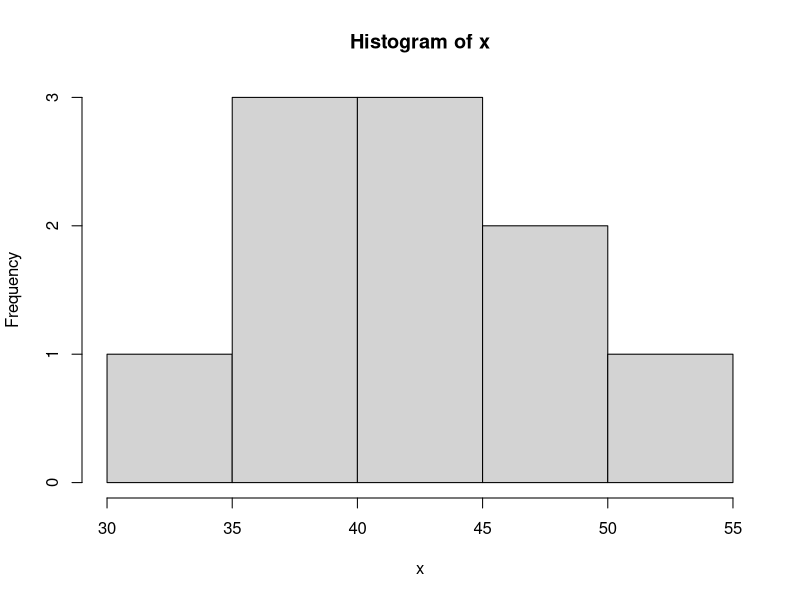
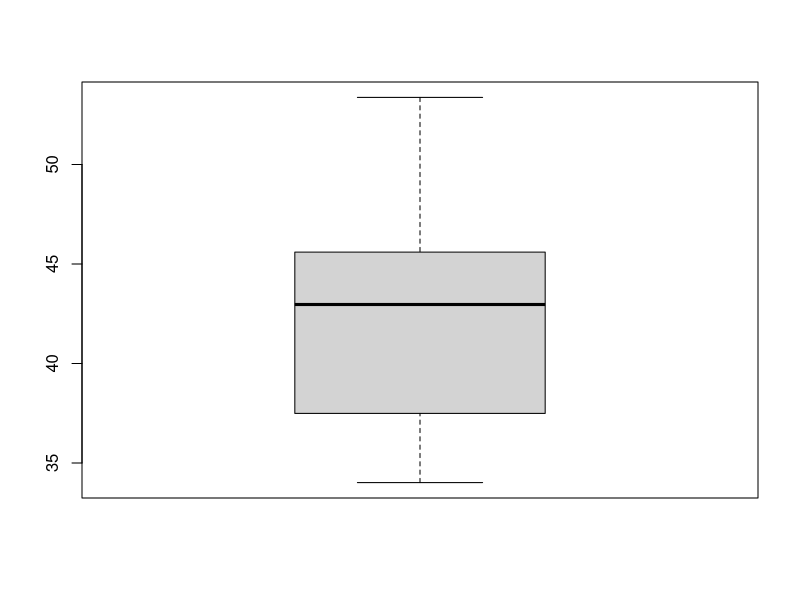

The R script that drew these images, in order:
#http://www.r-tutor.com/elementary-statistics/probability-distributions/student-t-distribution
#http://www.r-tutor.com/elementary-statistics/hypothesis-testing/two-tailed-test-population-mean-known-variance

#http://www.sthda.com/english/wiki/t-test
#https://www.statology.org/generate-normal-distribution-in-r/
#http://www.sthda.com/english/wiki/one-sample-t-test-in-r


#1
# H0 = mu0 = 50.0
# Ha = mu0 < 50.0 (teste unilateral a esquerda)

xbar  = 48.2          # sample mean 
mu0   = 50.0          # hypothesized value 
sigma = 7.81          # sample standard deviation 
n = 10                # sample size 
alpha = 0.01          # 1% of significance 
tcal = (xbar-mu0)/(sigma/sqrt(n)) 
print(tcal)           # test statistic 

ttab = qt(alpha, df=n-1)   # df = degrees of freedom   -> unilateral test 
                           #to do bilateral test use alpha/2 
print(ttab)

if (abs(tcal) > abs(ttab)) {
  print("Rejeita-se H0")

} else {
  print("Aceita-se H0")
}

#2
# H0 = mu0 = 8000
# Ha = mu0 > 8000 (teste unilateral a direita)

xbar  = 8250          # sample mean 
mu0   = 8000          # hypothesized value 
sigma = 145           # population standard deviation 
n = 6                 # sample size 
alpha = 0.05          # 5% of significance 

tcal = (xbar-mu0)/(sigma/sqrt(n)) 
print(tcal)           # test statistic 

ttab = qt(alpha, df=n-1)   # df = degrees of freedom   -> unilateral test 
#to do bilateral test use alpha/2 
print(ttab)

if (abs(tcal) > abs(ttab)) {
  print("Rejeita-se H0")
  
} else {
  print("Aceita-se H0")
}

#3
# H0 = mu0 = 600
# Ha = mu0 < 600 (teste unilateral a esquerda)

xbar  = 596.25        # sample mean 
mu0   = 600           # hypothesized value 
sigma = 14.06         # population standard deviation 
n = 50                # sample size 
alpha = 0.01          # 1% of significance 

tcal = (xbar-mu0)/(sigma/sqrt(n)) 
print(tcal)           # test statistic 

ttab = qt(alpha, df=n-1)   # df = degrees of freedom   -> unilateral test 
#to do bilateral test use alpha/2 
print(ttab)

if (abs(tcal) > abs(ttab)) {
  print("Rejeita-se H0")
} else {
  print("Aceita-se H0")
}

#4
# H0 = mu0 =  0.85
# Ha = mu0 != 0.85 (teste bilateral)

xbar  = 0.87          # sample mean 
mu0   = 0.85          # hypothesized value 
sigma = 0.01          # population standard deviation 
n = 8                 # sample size 
alpha = 0.05          # 5% of significance 

tcal = (xbar-mu0)/(sigma/sqrt(n)) 
print(tcal)           # test statistic 

ttab = qt(alpha/2, df=n-1)   # df = degrees of freedom   -> unilateral test 
#to do bilateral test use alpha/2 
print(ttab)

if (abs(tcal) > abs(ttab)) {
  print("Rejeita-se H0")
} else {
  print("Aceita-se H0")
}


#or generate data using rnorm

xbar <- 48.2  # or whatever your mean is
sd   <- 7.81
n    <- 10    # the number of random values you wish to generate.

# H0 = mu0 = 50.0
# Ha = mu0 < 50.0 (teste unilateral a esquerda)

#set.seed(1)
x <- rnorm(n, xbar, sd) #the function's default standard deviation is already 1
print(x)
mean(x)
median(x)
sd(x)

#library(ggpubr)
hist(x)
boxplot(x)


#one-side 99% confidence interval for mu 
help(t.test)
TEST <- t.test(x, mu=50, alternative = "less", conf.level = 0.99)

attributes(TEST)
TEST$p.value # get the p-value
TEST$parameter # get the degrees of freedom
TEST$statistic # get the t test statistics
